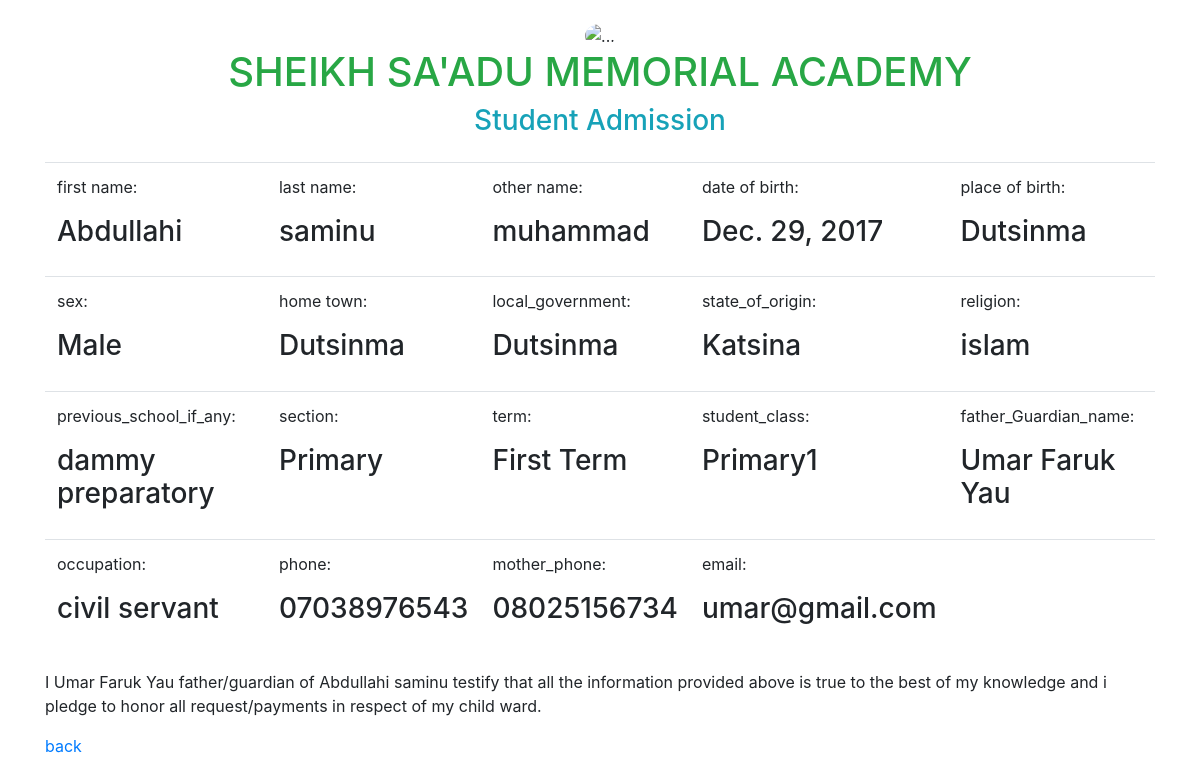
Screenshot of /single_student/1 (signed in) with the database file from the repository.
### registeration/models.py (models this page shows, shortened)
class Student(models.Model):
    first_name = models.CharField(max_length=100)
    last_name = models.CharField(max_length=100)
    other_name = models.CharField(max_length=100, blank=True, null=True)
    date_of_birth = models.DateField()
    place_of_birth = models.CharField(max_length=200)
    sex = models.ForeignKey(Gender, on_delete=models.CASCADE)
    home_town = models.CharField(max_length=20)
    local_government = models.ForeignKey(LocalGovernment, on_delete=models.CASCADE)
    state_of_origin = models.ForeignKey(State, on_delete=models.CASCADE)
    nationality = models.CharField(max_length=50)
    religion = models.CharField(max_length=20)
    previous_school_if_any = models.CharField(max_length=20, blank=True, null=True)
    section = models.ForeignKey(Section, on_delete=models.CASCADE)
    session = models.ForeignKey(Session, on_delete=models.CASCADE)
    term = models.ForeignKey(Term, on_delete=models.CASCADE)
    student_class = models.ForeignKey(StudentClass, on_delete=models.CASCADE)
    father_Guardian_name = models.CharField(max_length=100)
    contact_address = models.CharField(max_length=255)
    occupation = models.CharField(max_length=50)
    phone = models.CharField(max_length=15)
    mother_phone = models.CharField(max_length=15)
    email = models.CharField(max_length=100)

class Gender(models.Model):
    name = models.CharField(max_length=10)
    def __str__(self):
        return self.name

class LocalGovernment(models.Model):
    name = models.CharField(max_length=100)
    def __str__(self):
        return self.name

class State(models.Model):
    name = models.CharField(max_length=100)
    def __str__(self):
        return self.name

class Section(models.Model):
    name = models.CharField(max_length=20)
    def __str__(self):
        return self.name

class Term(models.Model):
    name = models.CharField(max_length=20)
    is_current = models.BooleanField(default=False, blank=True, null=True)
    def __str__(self):
        return self.name

class StudentClass(models.Model):
    name = models.CharField(max_length=20)
    def __str__(self):
        return self.name

### registeration/views.py (the view)
# urls.py: path('single_student/<str:pk>', views.single_student, name='single_student'),
@login_required(login_url='login')
def single_student(request,pk):
    my_student = Student.objects.get(id=pk)
    context = {
        'my_student':my_student,
    }
    return render(request, 'single_student.html', context)

### registeration/templates/single_student.html (shortened to what this page needs)
{% load static%}
<!DOCTYPE html>
<html lang="en">
<head>
    <link rel="stylesheet" href="{% static 'css/bootstrap.min.css' %}">
    <link rel="stylesheet" href="{% static 'css/style.css' %}">
</head>
<body>
    <div class="container">
        <center>
            <img src="r.jpeg" alt="..." width="100px" class="rounded-circle mt-4">
            <h1 class="text-success">SHEIKH SA'ADU MEMORIAL ACADEMY</h1>
            <h3 class="text-info text-bg-warning">Student Admission</h3>
            <div class="table-responsive-lg mt-4">
                <table class="table">
                    <tr>
                        <td><p>first name: <span><h3>{{my_student.first_name}}</h3></p></td>
                        <td><p>last name: <span><h3>{{my_student.last_name}}</h3></p></td>
                        <td><p>other name: <span><h3>{{my_student.other_name}}</h3></p></td>
                        <td><p>date of birth: <span><h3>{{my_student.date_of_birth}}</h3></p></td>
                        <td><p>place of birth: <span><h3>{{my_student.place_of_birth}}</h3></p></td>
                    </tr>
                    <tr>
                    <td><p>sex: <span><h3>{{my_student.sex}}</h3></p></td>
                    <td><p>home town: <span><h3>{{my_student.home_town}}</h3></p></td>
                    <td><p>local_government: <span><h3>{{my_student.local_government}}</h3></p></td>
                    <td><p>state_of_origin: <span><h3>{{my_student.state_of_origin}}</h3></p></td>
                    <td><p>religion: <span><h3>{{my_student.religion}}</h3></p></td>
                    </tr>
                    <tr>
                        <td><p>previous_school_if_any: <span><h3>{{my_student.previous_school_if_any}}</h3></p></td>
                        <td><p>section: <span><h3>{{my_student.section}}</h3></p></td>
                        <td><p>term: <span><h3>{{my_student.term}}</h3></p></td>
                        <td><p>student_class: <span><h3>{{my_student.student_class}}</h3></p></td>
                        <td><p>father_Guardian_name: <span><h3>{{my_student.father_Guardian_name}}</h3></p></td>
                    </tr>
                    <tr>
                    <td><p>occupation: <span><h3>{{my_student.occupation}}</h3></p></td>
                    <td><p>phone: <span><h3>{{my_student.phone}}</h3></p></td>
                    <td><p>mother_phone: <span><h3>{{my_student.mother_phone}}</h3></p></td>
                    <td><p>email: <span><h3>{{my_student.email}}</h3></p></td>
                    <td></td>
                    </tr>
                </table>
                <p class="text-left">I  {{my_student.father_Guardian_name}} father/guardian of {{my_student.first_name}} {{my_student.last_name}} testify that all the information provided above
                    is true to the best of my knowledge and i pledge to honor all request/payments in respect of my child ward.</p>
            </div>
        </center>
        <a class="mt-4" href="{% url 'dashboard' %}">back</a>
    </div>
</body>
</html>

### rows the page displays
Student: first_name "Abdullahi", last_name "saminu", other_name "muhammad", date_of_birth "Dec. 29, 2017", place_of_birth "Dutsinma", sex "Male", home_town "Dutsinma", local_government "Dutsinma", state_of_origin "Katsina", religion "islam", previous_school_if_any "dammy preparatory", section "Primary", term "First Term", student_class "Primary1", father_Guardian_name "Umar Faruk Yau", occupation "civil servant", phone "07038976543", mother_phone "08025156734", email "umar@gmail.com"
